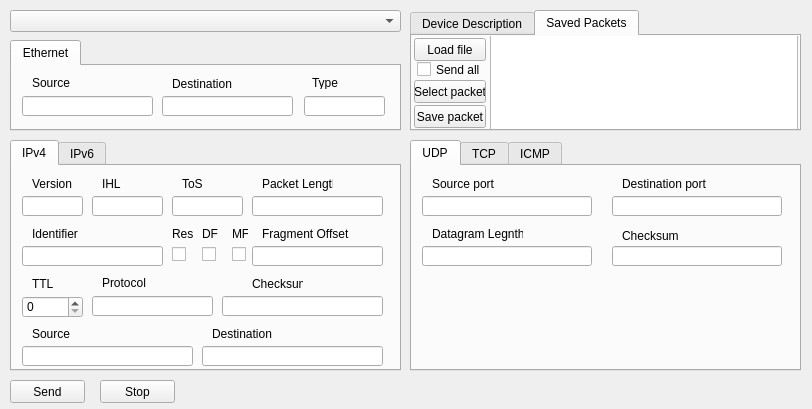
<?xml version="1.0" encoding="UTF-8"?>
<ui version="4.0">
 <class>MainWindowClass</class>
 <widget class="QMainWindow" name="MainWindowClass">
  <property name="geometry">
   <rect>
    <x>0</x>
    <y>0</y>
    <width>812</width>
    <height>409</height>
   </rect>
  </property>
  <property name="windowTitle">
   <string>PacketGenerator</string>
  </property>
  <widget class="QWidget" name="centralWidget">
   <widget class="QComboBox" name="deviceBox">
    <property name="geometry">
     <rect>
      <x>10</x>
      <y>10</y>
      <width>391</width>
      <height>22</height>
     </rect>
    </property>
   </widget>
   <widget class="QPushButton" name="sendBtn">
    <property name="geometry">
     <rect>
      <x>10</x>
      <y>380</y>
      <width>75</width>
      <height>23</height>
     </rect>
    </property>
    <property name="text">
     <string>Send</string>
    </property>
   </widget>
   <widget class="QTabWidget" name="ipTabs">
    <property name="geometry">
     <rect>
      <x>10</x>
      <y>140</y>
      <width>391</width>
      <height>231</height>
     </rect>
    </property>
    <property name="currentIndex">
     <number>0</number>
    </property>
    <widget class="QWidget" name="ip4Tab">
     <attribute name="title">
      <string>IPv4</string>
     </attribute>
     <widget class="QLabel" name="label_4">
      <property name="geometry">
       <rect>
        <x>20</x>
        <y>10</y>
        <width>41</width>
        <height>16</height>
       </rect>
      </property>
      <property name="text">
       <string>Version</string>
      </property>
     </widget>
     <widget class="QLineEdit" name="ip4ver">
      <property name="geometry">
       <rect>
        <x>10</x>
        <y>30</y>
        <width>61</width>
        <height>20</height>
       </rect>
      </property>
     </widget>
     <widget class="QLabel" name="label_5">
      <property name="geometry">
       <rect>
        <x>90</x>
        <y>10</y>
        <width>21</width>
        <height>16</height>
       </rect>
      </property>
      <property name="text">
       <string>IHL</string>
      </property>
     </widget>
     <widget class="QLineEdit" name="ip4ihl">
      <property name="geometry">
       <rect>
        <x>80</x>
        <y>30</y>
        <width>71</width>
        <height>20</height>
       </rect>
      </property>
     </widget>
     <widget class="QLineEdit" name="ip4tos">
      <property name="geometry">
       <rect>
        <x>160</x>
        <y>30</y>
        <width>71</width>
        <height>20</height>
       </rect>
      </property>
     </widget>
     <widget class="QLabel" name="label_6">
      <property name="geometry">
       <rect>
        <x>170</x>
        <y>10</y>
        <width>21</width>
        <height>16</height>
       </rect>
      </property>
      <property name="text">
       <string>ToS</string>
      </property>
     </widget>
     <widget class="QLineEdit" name="ip4len">
      <property name="geometry">
       <rect>
        <x>240</x>
        <y>30</y>
        <width>131</width>
        <height>20</height>
       </rect>
      </property>
     </widget>
     <widget class="QLabel" name="label_7">
      <property name="geometry">
       <rect>
        <x>250</x>
        <y>10</y>
        <width>71</width>
        <height>16</height>
       </rect>
      </property>
      <property name="text">
       <string>Packet Length</string>
      </property>
     </widget>
     <widget class="QLineEdit" name="ip4id">
      <property name="geometry">
       <rect>
        <x>10</x>
        <y>80</y>
        <width>141</width>
        <height>20</height>
       </rect>
      </property>
     </widget>
     <widget class="QLineEdit" name="ip4offset">
      <property name="geometry">
       <rect>
        <x>240</x>
        <y>80</y>
        <width>131</width>
        <height>20</height>
       </rect>
      </property>
     </widget>
     <widget class="QLineEdit" name="ip4proto">
      <property name="geometry">
       <rect>
        <x>80</x>
        <y>130</y>
        <width>121</width>
        <height>20</height>
       </rect>
      </property>
     </widget>
     <widget class="QLineEdit" name="ip4checksum">
      <property name="geometry">
       <rect>
        <x>210</x>
        <y>130</y>
        <width>161</width>
        <height>20</height>
       </rect>
      </property>
     </widget>
     <widget class="QLabel" name="label_8">
      <property name="geometry">
       <rect>
        <x>20</x>
        <y>60</y>
        <width>51</width>
        <height>16</height>
       </rect>
      </property>
      <property name="text">
       <string>Identifier</string>
      </property>
     </widget>
     <widget class="QCheckBox" name="ip4res">
      <property name="geometry">
       <rect>
        <x>160</x>
        <y>80</y>
        <width>16</width>
        <height>17</height>
       </rect>
      </property>
      <property name="text">
       <string/>
      </property>
     </widget>
     <widget class="QCheckBox" name="ip4df">
      <property name="geometry">
       <rect>
        <x>190</x>
        <y>80</y>
        <width>16</width>
        <height>17</height>
       </rect>
      </property>
      <property name="text">
       <string/>
      </property>
     </widget>
     <widget class="QLabel" name="label_9">
      <property name="geometry">
       <rect>
        <x>160</x>
        <y>60</y>
        <width>21</width>
        <height>16</height>
       </rect>
      </property>
      <property name="text">
       <string>Res.</string>
      </property>
     </widget>
     <widget class="QLabel" name="label_10">
      <property name="geometry">
       <rect>
        <x>190</x>
        <y>60</y>
        <width>16</width>
        <height>16</height>
       </rect>
      </property>
      <property name="text">
       <string>DF</string>
      </property>
     </widget>
     <widget class="QLabel" name="label_11">
      <property name="geometry">
       <rect>
        <x>220</x>
        <y>60</y>
        <width>16</width>
        <height>16</height>
       </rect>
      </property>
      <property name="text">
       <string>MF</string>
      </property>
     </widget>
     <widget class="QCheckBox" name="ip4mf">
      <property name="geometry">
       <rect>
        <x>220</x>
        <y>80</y>
        <width>16</width>
        <height>17</height>
       </rect>
      </property>
      <property name="text">
       <string/>
      </property>
     </widget>
     <widget class="QLabel" name="label_12">
      <property name="geometry">
       <rect>
        <x>250</x>
        <y>60</y>
        <width>91</width>
        <height>16</height>
       </rect>
      </property>
      <property name="text">
       <string>Fragment Offset</string>
      </property>
     </widget>
     <widget class="QLabel" name="label_13">
      <property name="geometry">
       <rect>
        <x>20</x>
        <y>110</y>
        <width>21</width>
        <height>16</height>
       </rect>
      </property>
      <property name="text">
       <string>TTL</string>
      </property>
     </widget>
     <widget class="QSpinBox" name="ip4ttl">
      <property name="geometry">
       <rect>
        <x>10</x>
        <y>130</y>
        <width>61</width>
        <height>22</height>
       </rect>
      </property>
      <property name="maximum">
       <number>255</number>
      </property>
     </widget>
     <widget class="QLabel" name="label_14">
      <property name="geometry">
       <rect>
        <x>90</x>
        <y>110</y>
        <width>46</width>
        <height>13</height>
       </rect>
      </property>
      <property name="text">
       <string>Protocol</string>
      </property>
     </widget>
     <widget class="QLabel" name="label_15">
      <property name="geometry">
       <rect>
        <x>240</x>
        <y>110</y>
        <width>51</width>
        <height>16</height>
       </rect>
      </property>
      <property name="text">
       <string>Checksum</string>
      </property>
     </widget>
     <widget class="QLineEdit" name="ip4src">
      <property name="geometry">
       <rect>
        <x>10</x>
        <y>180</y>
        <width>171</width>
        <height>20</height>
       </rect>
      </property>
     </widget>
     <widget class="QLabel" name="label_16">
      <property name="geometry">
       <rect>
        <x>20</x>
        <y>160</y>
        <width>41</width>
        <height>16</height>
       </rect>
      </property>
      <property name="text">
       <string>Source</string>
      </property>
     </widget>
     <widget class="QLineEdit" name="ip4dest">
      <property name="geometry">
       <rect>
        <x>190</x>
        <y>180</y>
        <width>181</width>
        <height>20</height>
       </rect>
      </property>
     </widget>
     <widget class="QLabel" name="label_17">
      <property name="geometry">
       <rect>
        <x>200</x>
        <y>160</y>
        <width>61</width>
        <height>16</height>
       </rect>
      </property>
      <property name="text">
       <string>Destination</string>
      </property>
     </widget>
    </widget>
    <widget class="QWidget" name="ip6Tab">
     <attribute name="title">
      <string>IPv6</string>
     </attribute>
    </widget>
   </widget>
   <widget class="QTabWidget" name="transportTabs">
    <property name="geometry">
     <rect>
      <x>410</x>
      <y>140</y>
      <width>391</width>
      <height>231</height>
     </rect>
    </property>
    <property name="currentIndex">
     <number>0</number>
    </property>
    <widget class="QWidget" name="udpTab">
     <attribute name="title">
      <string>UDP</string>
     </attribute>
     <widget class="QLineEdit" name="udpSrc">
      <property name="geometry">
       <rect>
        <x>10</x>
        <y>30</y>
        <width>170</width>
        <height>20</height>
       </rect>
      </property>
     </widget>
     <widget class="QLineEdit" name="udpDst">
      <property name="geometry">
       <rect>
        <x>200</x>
        <y>30</y>
        <width>170</width>
        <height>20</height>
       </rect>
      </property>
     </widget>
     <widget class="QLineEdit" name="udpLen">
      <property name="geometry">
       <rect>
        <x>10</x>
        <y>80</y>
        <width>170</width>
        <height>20</height>
       </rect>
      </property>
     </widget>
     <widget class="QLineEdit" name="udpChecksum">
      <property name="geometry">
       <rect>
        <x>200</x>
        <y>80</y>
        <width>170</width>
        <height>20</height>
       </rect>
      </property>
     </widget>
     <widget class="QLabel" name="label_18">
      <property name="geometry">
       <rect>
        <x>20</x>
        <y>10</y>
        <width>71</width>
        <height>16</height>
       </rect>
      </property>
      <property name="text">
       <string>Source port</string>
      </property>
     </widget>
     <widget class="QLabel" name="label_19">
      <property name="geometry">
       <rect>
        <x>210</x>
        <y>10</y>
        <width>91</width>
        <height>16</height>
       </rect>
      </property>
      <property name="text">
       <string>Destination port</string>
      </property>
     </widget>
     <widget class="QLabel" name="label_20">
      <property name="geometry">
       <rect>
        <x>20</x>
        <y>60</y>
        <width>91</width>
        <height>16</height>
       </rect>
      </property>
      <property name="text">
       <string>Datagram Legnth</string>
      </property>
     </widget>
     <widget class="QLabel" name="label_21">
      <property name="geometry">
       <rect>
        <x>210</x>
        <y>60</y>
        <width>61</width>
        <height>20</height>
       </rect>
      </property>
      <property name="text">
       <string>Checksum</string>
      </property>
     </widget>
    </widget>
    <widget class="QWidget" name="tcpTab">
     <attribute name="title">
      <string>TCP</string>
     </attribute>
     <widget class="QLineEdit" name="tcpSrc">
      <property name="geometry">
       <rect>
        <x>10</x>
        <y>30</y>
        <width>170</width>
        <height>20</height>
       </rect>
      </property>
     </widget>
     <widget class="QLineEdit" name="tcpSeqNum">
      <property name="geometry">
       <rect>
        <x>10</x>
        <y>80</y>
        <width>121</width>
        <height>20</height>
       </rect>
      </property>
     </widget>
     <widget class="QLineEdit" name="tcpDst">
      <property name="geometry">
       <rect>
        <x>200</x>
        <y>30</y>
        <width>170</width>
        <height>20</height>
       </rect>
      </property>
     </widget>
     <widget class="QLineEdit" name="tcpAckNum">
      <property name="geometry">
       <rect>
        <x>140</x>
        <y>80</y>
        <width>131</width>
        <height>20</height>
       </rect>
      </property>
     </widget>
     <widget class="QLineEdit" name="tcpOffset">
      <property name="geometry">
       <rect>
        <x>280</x>
        <y>80</y>
        <width>91</width>
        <height>20</height>
       </rect>
      </property>
     </widget>
     <widget class="QLabel" name="label_22">
      <property name="geometry">
       <rect>
        <x>20</x>
        <y>10</y>
        <width>71</width>
        <height>16</height>
       </rect>
      </property>
      <property name="text">
       <string>Source port</string>
      </property>
     </widget>
     <widget class="QLabel" name="label_23">
      <property name="geometry">
       <rect>
        <x>220</x>
        <y>10</y>
        <width>91</width>
        <height>16</height>
       </rect>
      </property>
      <property name="text">
       <string>Destination port</string>
      </property>
     </widget>
     <widget class="QLabel" name="label_24">
      <property name="geometry">
       <rect>
        <x>20</x>
        <y>60</y>
        <width>91</width>
        <height>16</height>
       </rect>
      </property>
      <property name="text">
       <string>Sequence number</string>
      </property>
     </widget>
     <widget class="QLabel" name="label_25">
      <property name="geometry">
       <rect>
        <x>145</x>
        <y>60</y>
        <width>121</width>
        <height>16</height>
       </rect>
      </property>
      <property name="text">
       <string>Acknowledgment number</string>
      </property>
     </widget>
     <widget class="QLabel" name="label_26">
      <property name="geometry">
       <rect>
        <x>290</x>
        <y>60</y>
        <width>46</width>
        <height>13</height>
       </rect>
      </property>
      <property name="text">
       <string>Offset</string>
      </property>
     </widget>
     <widget class="QCheckBox" name="tcpRes0">
      <property name="geometry">
       <rect>
        <x>23</x>
        <y>130</y>
        <width>16</width>
        <height>17</height>
       </rect>
      </property>
      <property name="text">
       <string/>
      </property>
     </widget>
     <widget class="QCheckBox" name="tcpRes1">
      <property name="geometry">
       <rect>
        <x>43</x>
        <y>130</y>
        <width>16</width>
        <height>17</height>
       </rect>
      </property>
      <property name="text">
       <string/>
      </property>
     </widget>
     <widget class="QCheckBox" name="tcpRes2">
      <property name="geometry">
       <rect>
        <x>63</x>
        <y>130</y>
        <width>16</width>
        <height>17</height>
       </rect>
      </property>
      <property name="text">
       <string/>
      </property>
     </widget>
     <widget class="QLabel" name="label_27">
      <property name="geometry">
       <rect>
        <x>40</x>
        <y>110</y>
        <width>21</width>
        <height>16</height>
       </rect>
      </property>
      <property name="text">
       <string>Res.</string>
      </property>
     </widget>
     <widget class="QCheckBox" name="tcpSyn">
      <property name="geometry">
       <rect>
        <x>320</x>
        <y>130</y>
        <width>16</width>
        <height>17</height>
       </rect>
      </property>
      <property name="text">
       <string/>
      </property>
     </widget>
     <widget class="QCheckBox" name="tcpRst">
      <property name="geometry">
       <rect>
        <x>292</x>
        <y>130</y>
        <width>16</width>
        <height>17</height>
       </rect>
      </property>
      <property name="text">
       <string/>
      </property>
     </widget>
     <widget class="QCheckBox" name="tcpAck">
      <property name="geometry">
       <rect>
        <x>233</x>
        <y>130</y>
        <width>16</width>
        <height>17</height>
       </rect>
      </property>
      <property name="text">
       <string/>
      </property>
     </widget>
     <widget class="QCheckBox" name="tcpNs">
      <property name="geometry">
       <rect>
        <x>90</x>
        <y>130</y>
        <width>16</width>
        <height>17</height>
       </rect>
      </property>
      <property name="text">
       <string/>
      </property>
     </widget>
     <widget class="QCheckBox" name="tcpEce">
      <property name="geometry">
       <rect>
        <x>154</x>
        <y>130</y>
        <width>16</width>
        <height>17</height>
       </rect>
      </property>
      <property name="text">
       <string/>
      </property>
     </widget>
     <widget class="QCheckBox" name="tcpUrg">
      <property name="geometry">
       <rect>
        <x>203</x>
        <y>130</y>
        <width>16</width>
        <height>17</height>
       </rect>
      </property>
      <property name="text">
       <string/>
      </property>
     </widget>
     <widget class="QCheckBox" name="tcpFin">
      <property name="geometry">
       <rect>
        <x>350</x>
        <y>130</y>
        <width>16</width>
        <height>17</height>
       </rect>
      </property>
      <property name="text">
       <string/>
      </property>
     </widget>
     <widget class="QCheckBox" name="tcpPsh">
      <property name="geometry">
       <rect>
        <x>262</x>
        <y>130</y>
        <width>16</width>
        <height>17</height>
       </rect>
      </property>
      <property name="text">
       <string/>
      </property>
     </widget>
     <widget class="QCheckBox" name="tcpCwr">
      <property name="geometry">
       <rect>
        <x>121</x>
        <y>130</y>
        <width>16</width>
        <height>17</height>
       </rect>
      </property>
      <property name="text">
       <string/>
      </property>
     </widget>
     <widget class="QLabel" name="label_28">
      <property name="geometry">
       <rect>
        <x>90</x>
        <y>110</y>
        <width>16</width>
        <height>16</height>
       </rect>
      </property>
      <property name="text">
       <string>NS</string>
      </property>
     </widget>
     <widget class="QLabel" name="label_29">
      <property name="geometry">
       <rect>
        <x>116</x>
        <y>110</y>
        <width>31</width>
        <height>16</height>
       </rect>
      </property>
      <property name="text">
       <string>CWR</string>
      </property>
     </widget>
     <widget class="QLabel" name="label_30">
      <property name="geometry">
       <rect>
        <x>151</x>
        <y>110</y>
        <width>21</width>
        <height>16</height>
       </rect>
      </property>
      <property name="text">
       <string>ECE</string>
      </property>
     </widget>
     <widget class="QLabel" name="label_31">
      <property name="geometry">
       <rect>
        <x>200</x>
        <y>110</y>
        <width>21</width>
        <height>16</height>
       </rect>
      </property>
      <property name="text">
       <string>URG</string>
      </property>
     </widget>
     <widget class="QLabel" name="label_32">
      <property name="geometry">
       <rect>
        <x>230</x>
        <y>110</y>
        <width>21</width>
        <height>16</height>
       </rect>
      </property>
      <property name="text">
       <string>ACK</string>
      </property>
     </widget>
     <widget class="QLabel" name="label_33">
      <property name="geometry">
       <rect>
        <x>260</x>
        <y>110</y>
        <width>21</width>
        <height>16</height>
       </rect>
      </property>
      <property name="text">
       <string>PSH</string>
      </property>
     </widget>
     <widget class="QLabel" name="label_34">
      <property name="geometry">
       <rect>
        <x>290</x>
        <y>110</y>
        <width>21</width>
        <height>16</height>
       </rect>
      </property>
      <property name="text">
       <string>RST</string>
      </property>
     </widget>
     <widget class="QLabel" name="label_35">
      <property name="geometry">
       <rect>
        <x>348</x>
        <y>110</y>
        <width>21</width>
        <height>16</height>
       </rect>
      </property>
      <property name="text">
       <string>FIN</string>
      </property>
     </widget>
     <widget class="QLabel" name="label_36">
      <property name="geometry">
       <rect>
        <x>318</x>
        <y>110</y>
        <width>21</width>
        <height>16</height>
       </rect>
      </property>
      <property name="text">
       <string>SYN</string>
      </property>
     </widget>
     <widget class="QLineEdit" name="tcpWs">
      <property name="geometry">
       <rect>
        <x>10</x>
        <y>180</y>
        <width>113</width>
        <height>20</height>
       </rect>
      </property>
     </widget>
     <widget class="QLineEdit" name="tcpChecksum">
      <property name="geometry">
       <rect>
        <x>132</x>
        <y>180</y>
        <width>121</width>
        <height>20</height>
       </rect>
      </property>
     </widget>
     <widget class="QLineEdit" name="tcpUrgPointer">
      <property name="geometry">
       <rect>
        <x>260</x>
        <y>180</y>
        <width>113</width>
        <height>20</height>
       </rect>
      </property>
     </widget>
     <widget class="QLabel" name="label_37">
      <property name="geometry">
       <rect>
        <x>20</x>
        <y>160</y>
        <width>71</width>
        <height>16</height>
       </rect>
      </property>
      <property name="text">
       <string>Window size</string>
      </property>
     </widget>
     <widget class="QLabel" name="label_38">
      <property name="geometry">
       <rect>
        <x>150</x>
        <y>160</y>
        <width>51</width>
        <height>16</height>
       </rect>
      </property>
      <property name="text">
       <string>Checksum</string>
      </property>
     </widget>
     <widget class="QLabel" name="label_39">
      <property name="geometry">
       <rect>
        <x>270</x>
        <y>160</y>
        <width>71</width>
        <height>16</height>
       </rect>
      </property>
      <property name="text">
       <string>Urgent pointer</string>
      </property>
     </widget>
    </widget>
    <widget class="QWidget" name="icmpTab">
     <attribute name="title">
      <string>ICMP</string>
     </attribute>
     <widget class="QLineEdit" name="icmpType">
      <property name="geometry">
       <rect>
        <x>10</x>
        <y>30</y>
        <width>113</width>
        <height>20</height>
       </rect>
      </property>
     </widget>
     <widget class="QLineEdit" name="icmpCode">
      <property name="geometry">
       <rect>
        <x>130</x>
        <y>30</y>
        <width>113</width>
        <height>20</height>
       </rect>
      </property>
     </widget>
     <widget class="QLineEdit" name="icmpChecksum">
      <property name="geometry">
       <rect>
        <x>250</x>
        <y>30</y>
        <width>121</width>
        <height>20</height>
       </rect>
      </property>
     </widget>
     <widget class="QLabel" name="label_40">
      <property name="geometry">
       <rect>
        <x>20</x>
        <y>10</y>
        <width>31</width>
        <height>16</height>
       </rect>
      </property>
      <property name="text">
       <string>Type</string>
      </property>
     </widget>
     <widget class="QLabel" name="label_41">
      <property name="geometry">
       <rect>
        <x>140</x>
        <y>10</y>
        <width>31</width>
        <height>16</height>
       </rect>
      </property>
      <property name="text">
       <string>Code</string>
      </property>
     </widget>
     <widget class="QLabel" name="label_42">
      <property name="geometry">
       <rect>
        <x>260</x>
        <y>10</y>
        <width>61</width>
        <height>16</height>
       </rect>
      </property>
      <property name="text">
       <string>Checksum</string>
      </property>
     </widget>
     <widget class="QLineEdit" name="icmpId">
      <property name="geometry">
       <rect>
        <x>10</x>
        <y>80</y>
        <width>113</width>
        <height>20</height>
       </rect>
      </property>
     </widget>
     <widget class="QLineEdit" name="icmpSeq">
      <property name="geometry">
       <rect>
        <x>130</x>
        <y>80</y>
        <width>113</width>
        <height>20</height>
       </rect>
      </property>
     </widget>
     <widget class="QLineEdit" name="icmpData">
      <property name="geometry">
       <rect>
        <x>10</x>
        <y>130</y>
        <width>361</width>
        <height>20</height>
       </rect>
      </property>
     </widget>
     <widget class="QLabel" name="label_43">
      <property name="geometry">
       <rect>
        <x>20</x>
        <y>60</y>
        <width>51</width>
        <height>16</height>
       </rect>
      </property>
      <property name="text">
       <string>Identifier</string>
      </property>
     </widget>
     <widget class="QLabel" name="label_44">
      <property name="geometry">
       <rect>
        <x>140</x>
        <y>60</y>
        <width>101</width>
        <height>16</height>
       </rect>
      </property>
      <property name="text">
       <string>Sequence number</string>
      </property>
     </widget>
     <widget class="QLabel" name="label_45">
      <property name="geometry">
       <rect>
        <x>20</x>
        <y>110</y>
        <width>46</width>
        <height>13</height>
       </rect>
      </property>
      <property name="text">
       <string>Data</string>
      </property>
     </widget>
    </widget>
   </widget>
   <widget class="QTabWidget" name="ethTabs">
    <property name="geometry">
     <rect>
      <x>10</x>
      <y>40</y>
      <width>391</width>
      <height>91</height>
     </rect>
    </property>
    <property name="currentIndex">
     <number>0</number>
    </property>
    <widget class="QWidget" name="ethTab">
     <attribute name="title">
      <string>Ethernet</string>
     </attribute>
     <widget class="QLineEdit" name="ethSrc">
      <property name="geometry">
       <rect>
        <x>10</x>
        <y>30</y>
        <width>131</width>
        <height>20</height>
       </rect>
      </property>
     </widget>
     <widget class="QLineEdit" name="ethDst">
      <property name="geometry">
       <rect>
        <x>150</x>
        <y>30</y>
        <width>131</width>
        <height>20</height>
       </rect>
      </property>
     </widget>
     <widget class="QLineEdit" name="ethType">
      <property name="geometry">
       <rect>
        <x>292</x>
        <y>30</y>
        <width>81</width>
        <height>20</height>
       </rect>
      </property>
     </widget>
     <widget class="QLabel" name="label">
      <property name="geometry">
       <rect>
        <x>20</x>
        <y>10</y>
        <width>46</width>
        <height>13</height>
       </rect>
      </property>
      <property name="text">
       <string>Source</string>
      </property>
     </widget>
     <widget class="QLabel" name="label_2">
      <property name="geometry">
       <rect>
        <x>160</x>
        <y>10</y>
        <width>71</width>
        <height>16</height>
       </rect>
      </property>
      <property name="text">
       <string>Destination</string>
      </property>
     </widget>
     <widget class="QLabel" name="label_3">
      <property name="geometry">
       <rect>
        <x>300</x>
        <y>10</y>
        <width>46</width>
        <height>13</height>
       </rect>
      </property>
      <property name="text">
       <string>Type</string>
      </property>
     </widget>
    </widget>
   </widget>
   <widget class="QTabWidget" name="etcTabs">
    <property name="geometry">
     <rect>
      <x>410</x>
      <y>10</y>
      <width>391</width>
      <height>121</height>
     </rect>
    </property>
    <property name="currentIndex">
     <number>1</number>
    </property>
    <widget class="QWidget" name="deviceDescriptionTab">
     <attribute name="title">
      <string>Device Description</string>
     </attribute>
     <widget class="QTextBrowser" name="deviceDescription">
      <property name="geometry">
       <rect>
        <x>-1</x>
        <y>-1</y>
        <width>387</width>
        <height>87</height>
       </rect>
      </property>
     </widget>
    </widget>
    <widget class="QWidget" name="savedPacketsTab">
     <attribute name="title">
      <string>Saved Packets</string>
     </attribute>
     <widget class="QPushButton" name="selectPacketBtn">
      <property name="geometry">
       <rect>
        <x>2</x>
        <y>44</y>
        <width>72</width>
        <height>23</height>
       </rect>
      </property>
      <property name="text">
       <string>Select packet</string>
      </property>
     </widget>
     <widget class="QPushButton" name="loadPacketFileBtn">
      <property name="geometry">
       <rect>
        <x>2</x>
        <y>2</y>
        <width>72</width>
        <height>23</height>
       </rect>
      </property>
      <property name="text">
       <string>Load file</string>
      </property>
     </widget>
     <widget class="QTreeView" name="packetsView">
      <property name="geometry">
       <rect>
        <x>78</x>
        <y>-1</y>
        <width>308</width>
        <height>101</height>
       </rect>
      </property>
     </widget>
     <widget class="QPushButton" name="savePacketBtn">
      <property name="geometry">
       <rect>
        <x>2</x>
        <y>69</y>
        <width>72</width>
        <height>23</height>
       </rect>
      </property>
      <property name="text">
       <string>Save packet</string>
      </property>
     </widget>
     <widget class="QCheckBox" name="sendAll">
      <property name="geometry">
       <rect>
        <x>5</x>
        <y>25</y>
        <width>70</width>
        <height>17</height>
       </rect>
      </property>
      <property name="text">
       <string>Send all</string>
      </property>
     </widget>
    </widget>
   </widget>
   <widget class="QPushButton" name="stopBtn">
    <property name="geometry">
     <rect>
      <x>100</x>
      <y>380</y>
      <width>75</width>
      <height>23</height>
     </rect>
    </property>
    <property name="text">
     <string>Stop</string>
    </property>
   </widget>
  </widget>
 </widget>
 <layoutdefault spacing="6" margin="11"/>
 <resources>
  <include location="mainwindow.qrc"/>
 </resources>
 <connections/>
</ui>
